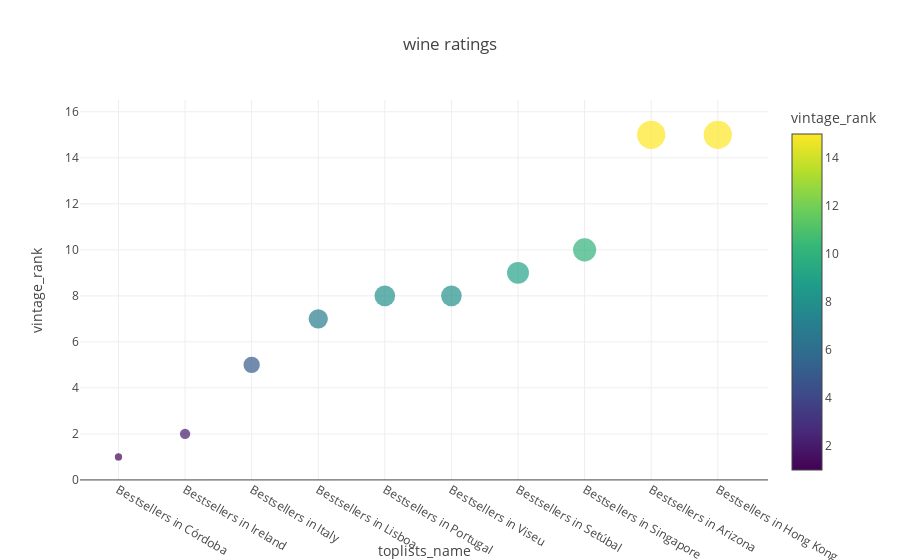

Write notebook code for a chart like this one.
### Markdown cell above
This query selects 10 wines from the toplists ranking based on rank and price < 40 euros     
These wines should be good to promote and raise sales.

### Code cell
import sqlite3
import pandas as pd
import plotly.express as px
import streamlit as st
# Connect to SQLite database
conn = sqlite3.connect(r'C:\Users\samve\OneDrive\0BeCode\repos\wine_market_analysis\data\vivino.db')

# Create a cursor object
cur = conn.cursor()

cur.execute("""
    SELECT
        v.name,
        vintage_toplists_rankings.rank,
        toplists.name,
        v.price_euros
    FROM
        vintages v
        JOIN vintage_toplists_rankings ON v.id = vintage_toplists_rankings.vintage_id
        JOIN toplists ON vintage_toplists_rankings.top_list_id = toplists.id
    WHERE v.price_euros < 40
    GROUP BY
        toplists.name
    ORDER BY
        vintage_toplists_rankings.rank
    LIMIT 10;
""")
# fetch the query result
query_result = cur.fetchall()

# create a dataframe from the query result
df = pd.DataFrame(query_result, columns=['vintage_name', 'vintage_rank', 'toplists_name', 'vintages.price_euros'])

# close the database connection
conn.close()

# create a scatter plot using plotly express
scatter_plot = px.scatter(df, x='toplists_name', y='vintage_rank', 
                          color='vintage_rank', color_continuous_scale='viridis',
                          size='vintage_rank', hover_name='vintage_name', title='wine ratings')
scatter_plot.show()
# Save the DataFrame to a CSV file in the "data" directory
csv_file_path = r'C:\Users\samve\OneDrive\0BeCode\repos\wine_market_analysis\data\wines_to_highlight_by_toplists.csv'
df.to_csv(csv_file_path, index=False)
#add streamlit code
st.plotly_chart(scatter_plot)

### Figure 1 — Plotly figure (JSON) as saved in the notebook; plotly's stock layout.template omitted (floating-point values rounded to 4 significant figures)
{"data": [{"hovertemplate": "<b>%{hovertext}</b><br><br>toplists_name=%{x}<br>vintage_rank=%{marker.color}<extra></extra>", "hovertext": ["Arzuaga Reserva Ribera del Duero 2018", "Gitana Lupi Rezerva 2017", "Tenuta Ulisse Limited Edition 10 Vendemmie", "Casa Ermelinda Freitas Dona Ermelinda Grande Reserva 2017", "Casa Ermelinda Freitas Dona Ermelinda Grande Reserva 2017", "Casa Ermelinda Freitas Dona Ermelinda Grande Reserva 2017", "Casa Ermelinda Freitas Dona Ermelinda Grande Reserva 2017", "Tenuta Ulisse Limited Edition 10 Vendemmie", "Gitana Lupi Rezerva 2017", "Tenuta Ulisse Limited Edition 10 Vendemmie"], "legendgroup": "", "marker": {"color": [1, 2, 5, 7, 8, 8, 9, 10, 15, 15], "coloraxis": "coloraxis", "size": [1, 2, 5, 7, 8, 8, 9, 10, 15, 15], "sizemode": "area", "sizeref": 0.0375, "symbol": "circle"}, "mode": "markers", "name": "", "orientation": "v", "showlegend": false, "type": "scatter", "x": ["Bestsellers in Córdoba", "Bestsellers in Ireland", "Bestsellers in Italy", "Bestsellers in Lisboa", "Bestsellers in Portugal", "Bestsellers in Viseu", "Bestsellers in Setúbal", "Bestsellers in Singapore", "Bestsellers in Arizona", "Bestsellers in Hong Kong"], "xaxis": "x", "y": [1, 2, 5, 7, 8, 8, 9, 10, 15, 15], "yaxis": "y"}], "layout": {"coloraxis": {"colorbar": {"title": {"text": "vintage_rank"}}, "colorscale": [[0, "#440154"], [0.1111, "#482878"], [0.2222, "#3e4989"], [0.3333, "#31688e"], [0.4444, "#26828e"], [0.5556, "#1f9e89"], [0.6667, "#35b779"], [0.7778, "#6ece58"], [0.8889, "#b5de2b"], [1, "#fde725"]]}, "legend": {"itemsizing": "constant", "tracegroupgap": 0}, "title": {"text": "wine ratings"}, "xaxis": {"anchor": "y", "domain": [0, 1], "title": {"text": "toplists_name"}}, "yaxis": {"anchor": "x", "domain": [0, 1], "title": {"text": "vintage_rank"}}}}
